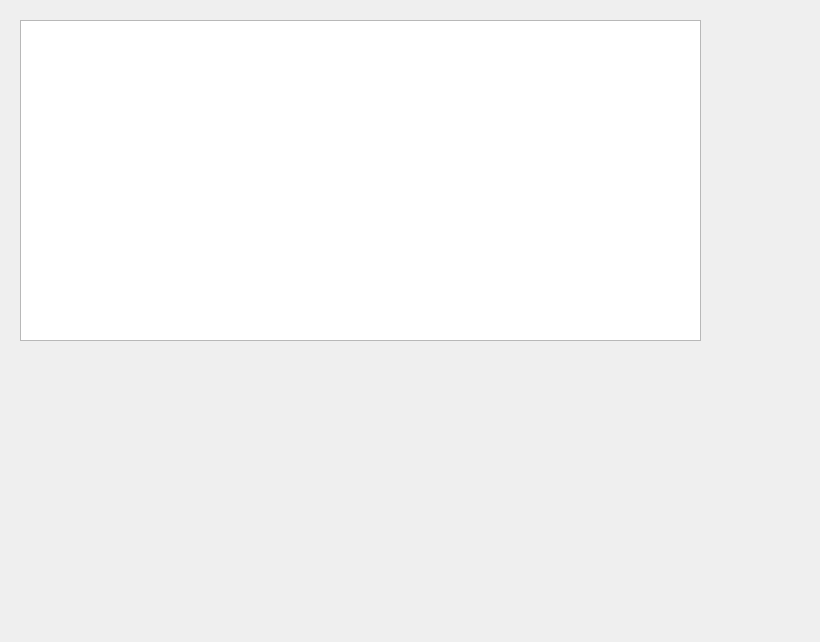
<?xml version="1.0" encoding="UTF-8"?>
<ui version="4.0">
 <class>Dialog</class>
 <widget class="QDialog" name="Dialog">
  <property name="geometry">
   <rect>
    <x>0</x>
    <y>0</y>
    <width>820</width>
    <height>642</height>
   </rect>
  </property>
  <property name="windowTitle">
   <string>Dialog</string>
  </property>
  <widget class="QTableView" name="tableView">
   <property name="geometry">
    <rect>
     <x>20</x>
     <y>20</y>
     <width>681</width>
     <height>321</height>
    </rect>
   </property>
  </widget>
 </widget>
 <resources/>
 <connections/>
</ui>
